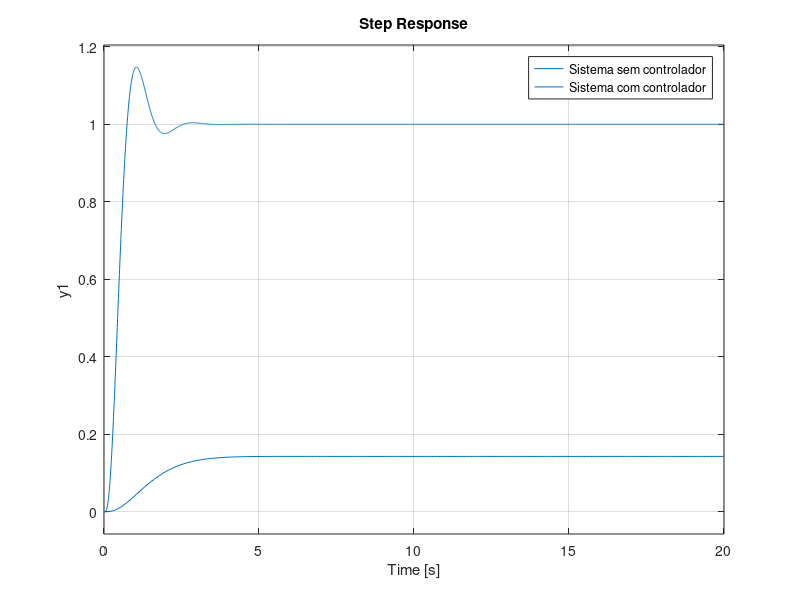

Source code (MATLAB):
%Declaração da planta
A=[0 1 0;0 0 1 ;- 6 -11 -6];
B=[0 0 1]';
C=[1 0 0];
D=0;
SysMA=ss(A, B, C, D) ;

%Polos da planta
eig (A)

%Sistema aumentado
Abar=[A zeros(3,1) ;- C 0];
Bbar=[B; 0];
Cbar=[C 0];
Dbar=[0];

%Matriz de controlabilidade do
%sistema aumentado
M=ctrb (Abar, Bbar)
%Posto da matriz de controlabilidade
%do sistema aumentado
rank (M)

%Polos de MF desejados
polosMF=[-2+j*2*sqrt(3) -2-j*2*sqrt(3) -10 -50];
%Projeto do vetor de ganhos Kbar do
%controlador
Kbar=acker(Abar, Bbar, polosMF)



%Sistema em MF sem controlador
Amf=A-B*C;
Bmf=B;
Cmf=C;
Dmf=D;
sysMF=ss(Amf, Bmf, Cmf, Dmf);

%Polos do sistema em MF sem controlador
eig(Amf)

%Sistema em MF com controlador
Amfc=Abar-Bbar*Kbar;
Bmfc=[0 0 0 1]';
Cmfc=Cbar;
Dmfc=Dbar;
sysMFc=ss (Amfc, Bmfc, Cmfc, Dmfc);

%Polos do sistema em MF com controlador
eig(Amfc)

%Resposta ao degrau em MF
figure;
step(sysMF, 20);
hold;
step(sysMFc, 20);
legend ('Sistema sem controlador', 'Sistema com controlador');
